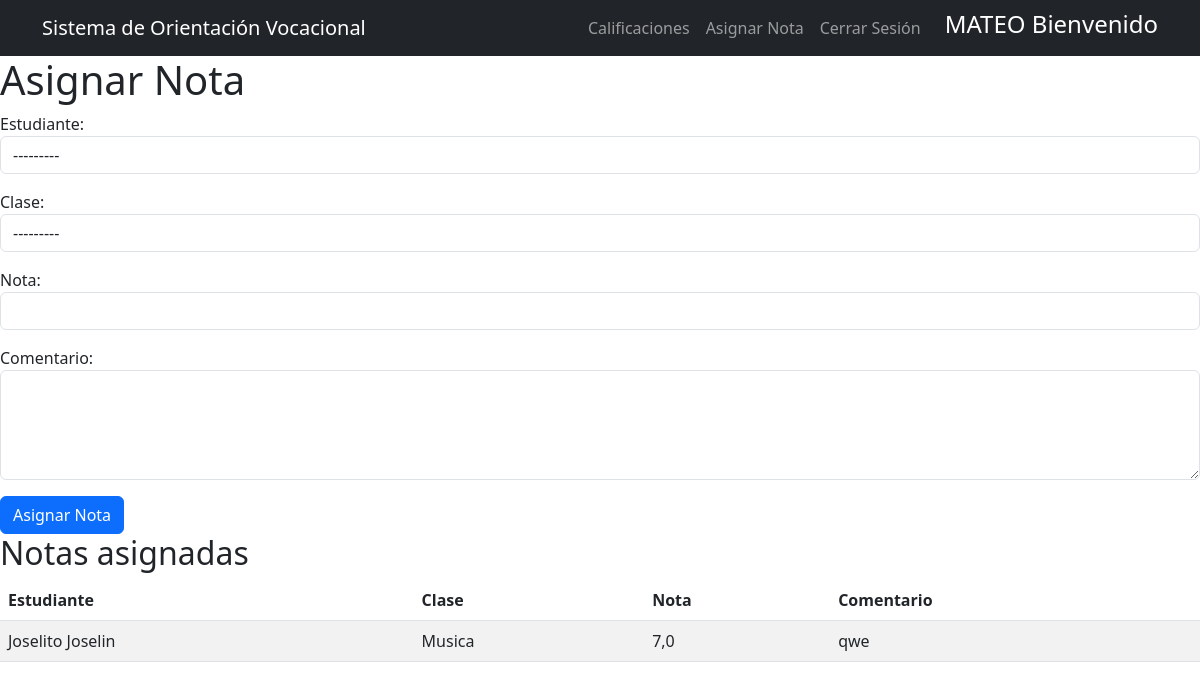
Page /asignarNota/ (signed in) on the committed database.
### Usuarios/models.py (models this page shows, shortened)
class User(AbstractUser):
    ROLES = (
        ('estudiante', 'Estudiante'),
        ('profesor', 'Profesor'),
    )
    role = models.CharField(max_length=10, choices=ROLES, verbose_name="Rol")
    cedula = models.CharField(max_length=10, unique=True, verbose_name="Cédula")
    telefono = models.CharField(max_length=10, verbose_name="Teléfono")
    especialidad = models.CharField(max_length=100, null=True, blank=True, verbose_name="Especialidad")
    fecha_nacimiento = models.DateField(null=True, blank=True, verbose_name="Fecha de Nacimiento")
    direccion = models.TextField(null=True, blank=True, verbose_name="Dirección")
    groups = models.ManyToManyField(
        'auth.Group',
        verbose_name='groups',
        blank=True,
        related_name='custom_user_set',
        related_query_name='custom_user'
    )
    user_permissions = models.ManyToManyField(
        'auth.Permission',
        verbose_name='user permissions',
        blank=True,
        related_name='custom_user_set',
        related_query_name='custom_user'
    )
    def is_profesor(self):
        return self.role == 'profesor'
    def __str__(self):
        return f"{self.username} ({self.role})"

### Academico/models.py (models this page shows, shortened)
class Calificacion(models.Model):
    id_calificacion = models.AutoField(primary_key=True)
    estudiante = models.ForeignKey(User, on_delete=models.CASCADE, limit_choices_to={'role': 'estudiante'})
    clase = models.ForeignKey(Clase, on_delete=models.CASCADE)
    nota = models.FloatField(verbose_name="Nota", validators=[MaxValueValidator(10)])
    fecha_registro = models.DateField(auto_now_add=True, verbose_name="Fecha de Registro")
    comentario = models.TextField(blank=True, null=True, verbose_name="Comentario")
    class Meta:
        verbose_name = "Calificación"
        verbose_name_plural = "Calificaciones"

class Clase(models.Model):
    id_clase = models.AutoField(primary_key=True)
    nombre = models.CharField(max_length=100, verbose_name="Nombre")
    codigo = models.CharField(max_length=20, verbose_name="Código")
    creditos = models.IntegerField(verbose_name="Créditos")
    profesor = models.ForeignKey(User, on_delete=models.CASCADE, limit_choices_to={'role': 'profesor'})
    def __str__(self):
        return f"{self.codigo} - {self.nombre}"
    class Meta:
        verbose_name = "Clase"
        verbose_name_plural = "Clases"

### Core/views.py (the view)
# urls.py: path('asignarNota/', views.asignarNota, name='asignarNota'),
@login_required
def asignarNota(request):
    if not (request.user.is_profesor() or request.user.is_superuser):
        return HttpResponseForbidden("No tienes los permisos para asignar notas.")
    grupos = Group.objects.all()
    estudiantes_por_grupo = {
        grupo.name: User.objects.filter(groups=grupo, role='estudiante') for grupo in grupos
    }
    clases = Clase.objects.all()
    if request.method == 'POST':
        estudiante_id = request.POST.get('estudiante')
        clase_id = request.POST.get('clase')
        calificacion = Calificacion.objects.filter(estudiante_id=estudiante_id, clase_id=clase_id).first()
        if calificacion:
            form = CalificacionesForm(request.POST, instance=calificacion)  # Cargar el formulario con la instancia existente
        else:
            form = CalificacionesForm(request.POST)  # Crear una nueva calificación
        if form.is_valid():
            form.save()  # Guardar cambios en la base de datos
            return redirect('asignarNota')  # Redirigir a una página de éxito
    else:
        form = CalificacionesForm()
    calificaciones = Calificacion.objects.select_related('estudiante', 'clase').all()
    return render(request, 'core/asignarNota.html', {
        'form': form,
        'estudiantes_por_grupo': estudiantes_por_grupo,
        'clases': clases,
        'calificaciones': calificaciones,
    })

### Core/forms.py
class CalificacionesForm(forms.ModelForm):
    class Meta:
        model = Calificacion
        fields = ['estudiante', 'clase', 'nota', 'comentario']
        widgets = {
            'comentario': forms.Textarea(attrs={'rows': 4, 'class': 'form-control'}),
            'nota': forms.NumberInput(attrs={'class': 'form-control'}),
        }
    def __init__(self, *args, **kwargs):
        super().__init__(*args, **kwargs)
        for field in self.fields.values():
            field.widget.attrs['class'] = 'form-control'
        self.fields['estudiante'].queryset = User.objects.filter(role='estudiante')
        self.fields['clase'].queryset = Clase.objects.all()

### Core/templates/core/asignarNota.html (shortened to what this page needs)
{% extends 'core/index.html' %}
{% block content %}
<div class="asignarNota">
    <h1>Asignar Nota</h1>
    <form method="post">
        <div class="mb-3">
            {{ form.estudiante.label_tag }}
            {{ form.estudiante }}
        </div>
        <div class="mb-3">
            {{ form.clase.label_tag }}
            {{ form.clase }}
        </div>
        <div class="mb-3">
            {{ form.nota.label_tag }}
            {{ form.nota }}
        </div>
        <div class="mb-3">
            {{ form.comentario.label_tag }}
            {{ form.comentario }}
        </div>
        <button type="submit" class="btn btn-primary">Asignar Nota</button>
    </form>
</div>
<h2>Notas asignadas</h2>
<table class="table table-striped">
    <thead>
        <tr>
            <th>Estudiante</th>
            <th>Clase</th>
            <th>Nota</th>
            <th>Comentario</th>
        </tr>
    </thead>
    <tbody>
        {% for calificacion in calificaciones %}
        <tr>
            <td>{{ calificacion.estudiante.get_full_name }}</td>
            <td>{{ calificacion.clase.nombre }}</td>
            <td>{{ calificacion.nota }}</td>
            <td>{{ calificacion.comentario }}</td>
        </tr>
        {% endfor %}
    </tbody>
</table>
{% endblock %}

### Core/templates/core/index.html (shortened to what this page needs)
<!DOCTYPE html>
<html lang="es">
<head>
    {% load static %}
    <link href="https://cdn.jsdelivr.net/npm/bootstrap@5.3.0/dist/css/bootstrap.min.css" rel="stylesheet">
</head>
<body>
    {% block header %}
    <header>
        <nav class="navbar navbar-expand-lg navbar-dark bg-dark">
            <div class="container">
                <a class="navbar-brand" href="/">Sistema de Orientación Vocacional</a>
                <div class="navbar-nav ml-auto">
                    {% if request.user.is_authenticated %}
                        {% if request.user.role == 'estudiante'%}
                            <a class="nav-link" href="{% url 'calificaciones' %}">Calificaciones</a>
                        {% elif request.user.role == 'profesor' %}
                            <a class="nav-link" href="{% url 'asignarNota' %}">Asignar Nota</a>
                        {% elif request.user.is_superuser %}
                            <a class="nav-link" href="{% url 'calificaciones' %}">Calificaciones</a>
                            <a class="nav-link" href="{% url 'asignarNota' %}">Asignar Nota</a>
                        {% endif %}
                        <a class="nav-link" href="{% url 'exit' %}">Cerrar Sesión</a>
                        <h4 class="text-white ms-3 align-self-center">{{request.user.username | upper}} Bienvenido</h4>
                    {% else %}
                        <a class="nav-link" href="{% url 'login' %}">Iniciar Sesión</a>
                        <a class="nav-link" href="{% url 'register' %}">Registrarse</a>
                    {% endif %}
                </div>
            </div>
        </nav>
    </header>
    {% endblock %}
    {% block content %}{% endblock %}
</body>
</html>

### rows in the picture
User: user.username "MATEO"
Calificacion: estudiante.get_full_name "Joselito Joselin", clase.nombre "Musica", nota "7,0", comentario "qwe"
